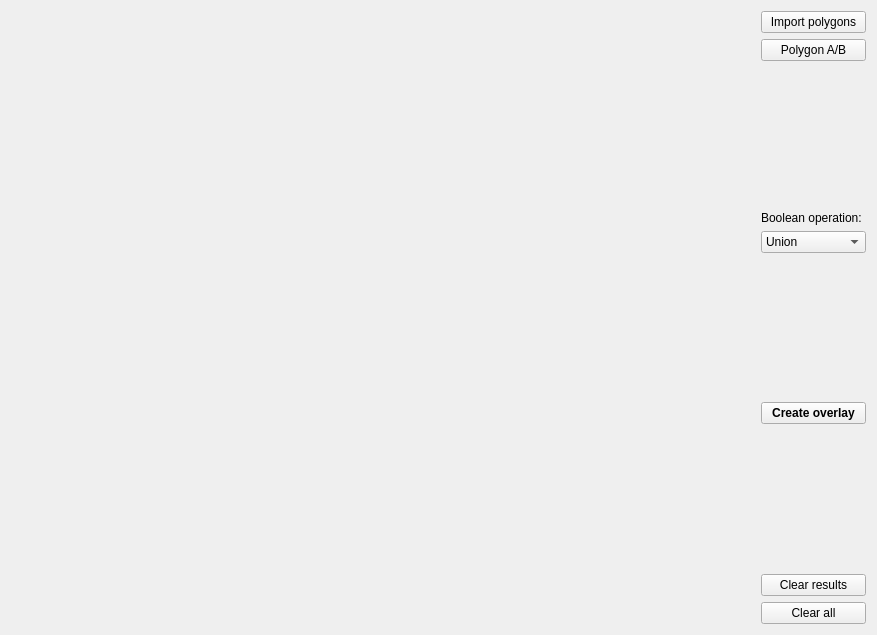
<?xml version="1.0" encoding="UTF-8"?>
<ui version="4.0">
 <class>Widget</class>
 <widget class="QWidget" name="Widget">
  <property name="geometry">
   <rect>
    <x>0</x>
    <y>0</y>
    <width>877</width>
    <height>635</height>
   </rect>
  </property>
  <property name="windowTitle">
   <string>Boolean operations on polygons</string>
  </property>
  <layout class="QHBoxLayout" name="horizontalLayout">
   <item>
    <widget class="Draw" name="Canvas" native="true">
     <property name="sizePolicy">
      <sizepolicy hsizetype="Preferred" vsizetype="Preferred">
       <horstretch>1</horstretch>
       <verstretch>1</verstretch>
      </sizepolicy>
     </property>
    </widget>
   </item>
   <item>
    <layout class="QVBoxLayout" name="verticalLayout">
     <item>
      <widget class="QPushButton" name="pushButton_5">
       <property name="text">
        <string>Import polygons</string>
       </property>
      </widget>
     </item>
     <item>
      <widget class="QPushButton" name="pushButton">
       <property name="text">
        <string>Polygon A/B</string>
       </property>
      </widget>
     </item>
     <item>
      <spacer name="verticalSpacer">
       <property name="orientation">
        <enum>Qt::Vertical</enum>
       </property>
       <property name="sizeHint" stdset="0">
        <size>
         <width>20</width>
         <height>40</height>
        </size>
       </property>
      </spacer>
     </item>
     <item>
      <widget class="QLabel" name="label">
       <property name="text">
        <string>Boolean operation:</string>
       </property>
      </widget>
     </item>
     <item>
      <widget class="QComboBox" name="comboBox">
       <item>
        <property name="text">
         <string>Union</string>
        </property>
       </item>
       <item>
        <property name="text">
         <string>Intersect</string>
        </property>
       </item>
       <item>
        <property name="text">
         <string>Difference AB</string>
        </property>
       </item>
       <item>
        <property name="text">
         <string>Difference BA</string>
        </property>
       </item>
      </widget>
     </item>
     <item>
      <spacer name="verticalSpacer_2">
       <property name="orientation">
        <enum>Qt::Vertical</enum>
       </property>
       <property name="sizeHint" stdset="0">
        <size>
         <width>20</width>
         <height>40</height>
        </size>
       </property>
      </spacer>
     </item>
     <item>
      <widget class="QPushButton" name="pushButton_2">
       <property name="font">
        <font>
         <weight>75</weight>
         <bold>true</bold>
        </font>
       </property>
       <property name="text">
        <string>Create overlay</string>
       </property>
      </widget>
     </item>
     <item>
      <spacer name="verticalSpacer_3">
       <property name="orientation">
        <enum>Qt::Vertical</enum>
       </property>
       <property name="sizeHint" stdset="0">
        <size>
         <width>20</width>
         <height>40</height>
        </size>
       </property>
      </spacer>
     </item>
     <item>
      <widget class="QPushButton" name="pushButton_3">
       <property name="text">
        <string>Clear results</string>
       </property>
      </widget>
     </item>
     <item>
      <widget class="QPushButton" name="pushButton_4">
       <property name="text">
        <string>Clear all</string>
       </property>
      </widget>
     </item>
    </layout>
   </item>
  </layout>
 </widget>
 <customwidgets>
  <customwidget>
   <class>Draw</class>
   <extends>QWidget</extends>
   <header>draw.h</header>
   <container>1</container>
  </customwidget>
 </customwidgets>
 <resources/>
 <connections/>
</ui>
